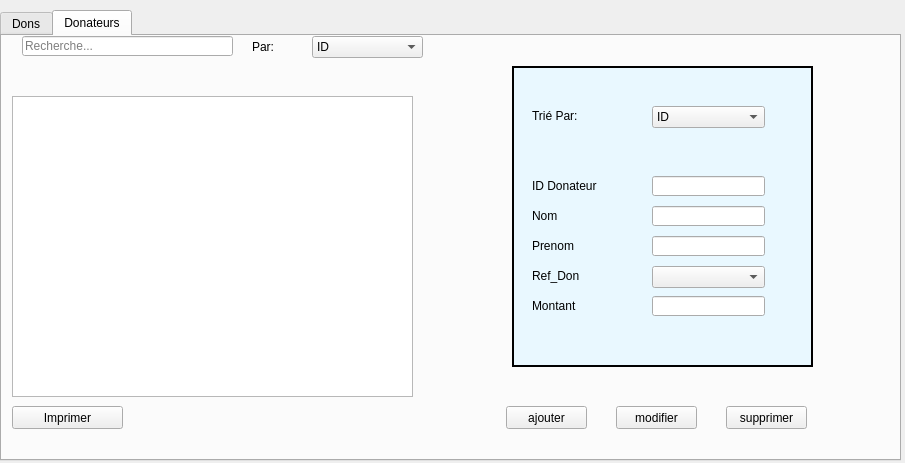
<?xml version="1.0" encoding="UTF-8"?>
<ui version="4.0">
 <class>Don</class>
 <widget class="QDialog" name="Don">
  <property name="geometry">
   <rect>
    <x>0</x>
    <y>0</y>
    <width>905</width>
    <height>463</height>
   </rect>
  </property>
  <property name="windowTitle">
   <string>Don</string>
  </property>
  <widget class="QTabWidget" name="tabWidget">
   <property name="geometry">
    <rect>
     <x>0</x>
     <y>10</y>
     <width>901</width>
     <height>451</height>
    </rect>
   </property>
   <property name="currentIndex">
    <number>1</number>
   </property>
   <widget class="QWidget" name="tab">
    <attribute name="title">
     <string>Dons</string>
    </attribute>
    <widget class="QComboBox" name="ID_DONATEUR">
     <property name="geometry">
      <rect>
       <x>650</x>
       <y>230</y>
       <width>113</width>
       <height>22</height>
      </rect>
     </property>
    </widget>
    <widget class="QLineEdit" name="MONTANT_DON">
     <property name="geometry">
      <rect>
       <x>650</x>
       <y>200</y>
       <width>113</width>
       <height>20</height>
      </rect>
     </property>
    </widget>
    <widget class="QLabel" name="label_2">
     <property name="geometry">
      <rect>
       <x>530</x>
       <y>260</y>
       <width>101</width>
       <height>20</height>
      </rect>
     </property>
     <property name="frameShape">
      <enum>QFrame::NoFrame</enum>
     </property>
     <property name="frameShadow">
      <enum>QFrame::Raised</enum>
     </property>
     <property name="text">
      <string>Date</string>
     </property>
     <property name="wordWrap">
      <bool>false</bool>
     </property>
    </widget>
    <widget class="QLabel" name="label">
     <property name="geometry">
      <rect>
       <x>530</x>
       <y>230</y>
       <width>101</width>
       <height>20</height>
      </rect>
     </property>
     <property name="frameShape">
      <enum>QFrame::NoFrame</enum>
     </property>
     <property name="frameShadow">
      <enum>QFrame::Raised</enum>
     </property>
     <property name="text">
      <string>ID Donateur</string>
     </property>
     <property name="wordWrap">
      <bool>false</bool>
     </property>
    </widget>
    <widget class="QTableView" name="data">
     <property name="geometry">
      <rect>
       <x>10</x>
       <y>60</y>
       <width>401</width>
       <height>301</height>
      </rect>
     </property>
    </widget>
    <widget class="QLabel" name="label_3">
     <property name="geometry">
      <rect>
       <x>530</x>
       <y>170</y>
       <width>101</width>
       <height>20</height>
      </rect>
     </property>
     <property name="frameShape">
      <enum>QFrame::NoFrame</enum>
     </property>
     <property name="frameShadow">
      <enum>QFrame::Raised</enum>
     </property>
     <property name="text">
      <string>ID Don</string>
     </property>
     <property name="wordWrap">
      <bool>false</bool>
     </property>
    </widget>
    <widget class="QLabel" name="label_5">
     <property name="geometry">
      <rect>
       <x>250</x>
       <y>0</y>
       <width>47</width>
       <height>21</height>
      </rect>
     </property>
     <property name="text">
      <string>Par:</string>
     </property>
    </widget>
    <widget class="QPushButton" name="pb_supprimer_3">
     <property name="geometry">
      <rect>
       <x>614</x>
       <y>370</y>
       <width>81</width>
       <height>23</height>
      </rect>
     </property>
     <property name="text">
      <string>modifier</string>
     </property>
    </widget>
    <widget class="QComboBox" name="comboBox">
     <property name="geometry">
      <rect>
       <x>310</x>
       <y>0</y>
       <width>111</width>
       <height>22</height>
      </rect>
     </property>
     <property name="editable">
      <bool>false</bool>
     </property>
     <property name="currentIndex">
      <number>0</number>
     </property>
     <property name="insertPolicy">
      <enum>QComboBox::NoInsert</enum>
     </property>
     <property name="sizeAdjustPolicy">
      <enum>QComboBox::AdjustToContentsOnFirstShow</enum>
     </property>
     <property name="frame">
      <bool>true</bool>
     </property>
     <item>
      <property name="text">
       <string>ID_DON</string>
      </property>
     </item>
     <item>
      <property name="text">
       <string>MONTANT_DON</string>
      </property>
     </item>
     <item>
      <property name="text">
       <string>ID_DONATEUR</string>
      </property>
     </item>
    </widget>
    <widget class="QPushButton" name="pb_ajouter">
     <property name="geometry">
      <rect>
       <x>504</x>
       <y>370</y>
       <width>81</width>
       <height>23</height>
      </rect>
     </property>
     <property name="text">
      <string>ajouter</string>
     </property>
    </widget>
    <widget class="QLineEdit" name="ID_DON">
     <property name="geometry">
      <rect>
       <x>650</x>
       <y>170</y>
       <width>113</width>
       <height>20</height>
      </rect>
     </property>
    </widget>
    <widget class="QFrame" name="frame">
     <property name="geometry">
      <rect>
       <x>510</x>
       <y>30</y>
       <width>301</width>
       <height>301</height>
      </rect>
     </property>
     <property name="styleSheet">
      <string notr="true">background-color:rgb(233,248,255);</string>
     </property>
     <property name="frameShape">
      <enum>QFrame::Box</enum>
     </property>
     <property name="frameShadow">
      <enum>QFrame::Plain</enum>
     </property>
     <property name="lineWidth">
      <number>2</number>
     </property>
     <property name="midLineWidth">
      <number>0</number>
     </property>
     <widget class="QLabel" name="label_17">
      <property name="geometry">
       <rect>
        <x>20</x>
        <y>40</y>
        <width>131</width>
        <height>20</height>
       </rect>
      </property>
      <property name="text">
       <string>Trié Par:</string>
      </property>
     </widget>
    </widget>
    <widget class="QLineEdit" name="lineEdit_id_6">
     <property name="geometry">
      <rect>
       <x>20</x>
       <y>0</y>
       <width>211</width>
       <height>20</height>
      </rect>
     </property>
     <property name="inputMethodHints">
      <set>Qt::ImhNoPredictiveText</set>
     </property>
     <property name="placeholderText">
      <string>Recherche...</string>
     </property>
     <property name="clearButtonEnabled">
      <bool>true</bool>
     </property>
    </widget>
    <widget class="QPushButton" name="pb_supprimer_4">
     <property name="geometry">
      <rect>
       <x>724</x>
       <y>370</y>
       <width>81</width>
       <height>23</height>
      </rect>
     </property>
     <property name="text">
      <string>supprimer</string>
     </property>
    </widget>
    <widget class="QDateEdit" name="DATE">
     <property name="geometry">
      <rect>
       <x>650</x>
       <y>260</y>
       <width>110</width>
       <height>22</height>
      </rect>
     </property>
    </widget>
    <widget class="QComboBox" name="ID_DONATEUR_2">
     <property name="geometry">
      <rect>
       <x>650</x>
       <y>70</y>
       <width>113</width>
       <height>22</height>
      </rect>
     </property>
     <item>
      <property name="text">
       <string>ID_DON</string>
      </property>
     </item>
     <item>
      <property name="text">
       <string>MONTANT_DON</string>
      </property>
     </item>
     <item>
      <property name="text">
       <string>ID_DONATEUR</string>
      </property>
     </item>
    </widget>
    <widget class="QLabel" name="label_4">
     <property name="geometry">
      <rect>
       <x>530</x>
       <y>200</y>
       <width>101</width>
       <height>20</height>
      </rect>
     </property>
     <property name="frameShape">
      <enum>QFrame::NoFrame</enum>
     </property>
     <property name="frameShadow">
      <enum>QFrame::Raised</enum>
     </property>
     <property name="text">
      <string>Montant</string>
     </property>
     <property name="wordWrap">
      <bool>false</bool>
     </property>
    </widget>
    <widget class="QPushButton" name="pushButton">
     <property name="geometry">
      <rect>
       <x>780</x>
       <y>0</y>
       <width>93</width>
       <height>28</height>
      </rect>
     </property>
     <property name="text">
      <string>retour</string>
     </property>
    </widget>
    <widget class="QPushButton" name="pushButton_2">
     <property name="geometry">
      <rect>
       <x>10</x>
       <y>370</y>
       <width>111</width>
       <height>23</height>
      </rect>
     </property>
     <property name="text">
      <string>Imprimer</string>
     </property>
    </widget>
    <zorder>frame</zorder>
    <zorder>ID_DONATEUR</zorder>
    <zorder>MONTANT_DON</zorder>
    <zorder>label_2</zorder>
    <zorder>label</zorder>
    <zorder>data</zorder>
    <zorder>label_3</zorder>
    <zorder>label_5</zorder>
    <zorder>pb_supprimer_3</zorder>
    <zorder>comboBox</zorder>
    <zorder>pb_ajouter</zorder>
    <zorder>ID_DON</zorder>
    <zorder>lineEdit_id_6</zorder>
    <zorder>pb_supprimer_4</zorder>
    <zorder>DATE</zorder>
    <zorder>ID_DONATEUR_2</zorder>
    <zorder>label_4</zorder>
    <zorder>pushButton</zorder>
    <zorder>pushButton_2</zorder>
   </widget>
   <widget class="QWidget" name="tab_2">
    <attribute name="title">
     <string>Donateurs</string>
    </attribute>
    <widget class="QComboBox" name="REF">
     <property name="geometry">
      <rect>
       <x>650</x>
       <y>230</y>
       <width>113</width>
       <height>22</height>
      </rect>
     </property>
    </widget>
    <widget class="QLineEdit" name="PRENOM">
     <property name="geometry">
      <rect>
       <x>650</x>
       <y>200</y>
       <width>113</width>
       <height>20</height>
      </rect>
     </property>
    </widget>
    <widget class="QLabel" name="label_6">
     <property name="geometry">
      <rect>
       <x>530</x>
       <y>260</y>
       <width>101</width>
       <height>20</height>
      </rect>
     </property>
     <property name="frameShape">
      <enum>QFrame::NoFrame</enum>
     </property>
     <property name="frameShadow">
      <enum>QFrame::Raised</enum>
     </property>
     <property name="text">
      <string>Montant</string>
     </property>
     <property name="wordWrap">
      <bool>false</bool>
     </property>
    </widget>
    <widget class="QLabel" name="label_7">
     <property name="geometry">
      <rect>
       <x>530</x>
       <y>230</y>
       <width>101</width>
       <height>20</height>
      </rect>
     </property>
     <property name="frameShape">
      <enum>QFrame::NoFrame</enum>
     </property>
     <property name="frameShadow">
      <enum>QFrame::Raised</enum>
     </property>
     <property name="text">
      <string>Ref_Don</string>
     </property>
     <property name="wordWrap">
      <bool>false</bool>
     </property>
    </widget>
    <widget class="QTableView" name="data_2">
     <property name="geometry">
      <rect>
       <x>10</x>
       <y>60</y>
       <width>401</width>
       <height>301</height>
      </rect>
     </property>
    </widget>
    <widget class="QLabel" name="label_8">
     <property name="geometry">
      <rect>
       <x>530</x>
       <y>170</y>
       <width>101</width>
       <height>20</height>
      </rect>
     </property>
     <property name="frameShape">
      <enum>QFrame::NoFrame</enum>
     </property>
     <property name="frameShadow">
      <enum>QFrame::Raised</enum>
     </property>
     <property name="text">
      <string>Nom</string>
     </property>
     <property name="wordWrap">
      <bool>false</bool>
     </property>
    </widget>
    <widget class="QLabel" name="label_9">
     <property name="geometry">
      <rect>
       <x>250</x>
       <y>0</y>
       <width>47</width>
       <height>21</height>
      </rect>
     </property>
     <property name="text">
      <string>Par:</string>
     </property>
    </widget>
    <widget class="QPushButton" name="pb_supprimer_5">
     <property name="geometry">
      <rect>
       <x>614</x>
       <y>370</y>
       <width>81</width>
       <height>23</height>
      </rect>
     </property>
     <property name="text">
      <string>modifier</string>
     </property>
    </widget>
    <widget class="QComboBox" name="comboBox_2">
     <property name="geometry">
      <rect>
       <x>310</x>
       <y>0</y>
       <width>111</width>
       <height>22</height>
      </rect>
     </property>
     <property name="editable">
      <bool>false</bool>
     </property>
     <property name="currentIndex">
      <number>0</number>
     </property>
     <property name="insertPolicy">
      <enum>QComboBox::NoInsert</enum>
     </property>
     <property name="sizeAdjustPolicy">
      <enum>QComboBox::AdjustToContentsOnFirstShow</enum>
     </property>
     <property name="frame">
      <bool>true</bool>
     </property>
     <item>
      <property name="text">
       <string>ID</string>
      </property>
     </item>
     <item>
      <property name="text">
       <string>NOM</string>
      </property>
     </item>
     <item>
      <property name="text">
       <string>PRENOM</string>
      </property>
     </item>
     <item>
      <property name="text">
       <string>REF_DON</string>
      </property>
     </item>
     <item>
      <property name="text">
       <string>MONTANT</string>
      </property>
     </item>
    </widget>
    <widget class="QPushButton" name="pb_ajouter_2">
     <property name="geometry">
      <rect>
       <x>504</x>
       <y>370</y>
       <width>81</width>
       <height>23</height>
      </rect>
     </property>
     <property name="text">
      <string>ajouter</string>
     </property>
    </widget>
    <widget class="QLineEdit" name="NOM">
     <property name="geometry">
      <rect>
       <x>650</x>
       <y>170</y>
       <width>113</width>
       <height>20</height>
      </rect>
     </property>
    </widget>
    <widget class="QFrame" name="frame_2">
     <property name="geometry">
      <rect>
       <x>510</x>
       <y>30</y>
       <width>301</width>
       <height>301</height>
      </rect>
     </property>
     <property name="styleSheet">
      <string notr="true">background-color:rgb(233,248,255);</string>
     </property>
     <property name="frameShape">
      <enum>QFrame::Box</enum>
     </property>
     <property name="frameShadow">
      <enum>QFrame::Plain</enum>
     </property>
     <property name="lineWidth">
      <number>2</number>
     </property>
     <property name="midLineWidth">
      <number>0</number>
     </property>
     <widget class="QLabel" name="label_18">
      <property name="geometry">
       <rect>
        <x>20</x>
        <y>40</y>
        <width>131</width>
        <height>20</height>
       </rect>
      </property>
      <property name="text">
       <string>Trié Par:</string>
      </property>
     </widget>
    </widget>
    <widget class="QLineEdit" name="lineEdit_id_7">
     <property name="geometry">
      <rect>
       <x>20</x>
       <y>0</y>
       <width>211</width>
       <height>20</height>
      </rect>
     </property>
     <property name="inputMethodHints">
      <set>Qt::ImhNoPredictiveText</set>
     </property>
     <property name="placeholderText">
      <string>Recherche...</string>
     </property>
     <property name="clearButtonEnabled">
      <bool>true</bool>
     </property>
    </widget>
    <widget class="QPushButton" name="pb_supprimer_6">
     <property name="geometry">
      <rect>
       <x>724</x>
       <y>370</y>
       <width>81</width>
       <height>23</height>
      </rect>
     </property>
     <property name="text">
      <string>supprimer</string>
     </property>
    </widget>
    <widget class="QComboBox" name="ID_DONATEUR_4">
     <property name="geometry">
      <rect>
       <x>650</x>
       <y>70</y>
       <width>113</width>
       <height>22</height>
      </rect>
     </property>
     <item>
      <property name="text">
       <string>ID</string>
      </property>
     </item>
     <item>
      <property name="text">
       <string>NOM</string>
      </property>
     </item>
     <item>
      <property name="text">
       <string>PRENOM</string>
      </property>
     </item>
     <item>
      <property name="text">
       <string>REF_DON</string>
      </property>
     </item>
     <item>
      <property name="text">
       <string>MONTANT</string>
      </property>
     </item>
    </widget>
    <widget class="QLabel" name="label_10">
     <property name="geometry">
      <rect>
       <x>530</x>
       <y>200</y>
       <width>101</width>
       <height>20</height>
      </rect>
     </property>
     <property name="frameShape">
      <enum>QFrame::NoFrame</enum>
     </property>
     <property name="frameShadow">
      <enum>QFrame::Raised</enum>
     </property>
     <property name="text">
      <string>Prenom</string>
     </property>
     <property name="wordWrap">
      <bool>false</bool>
     </property>
    </widget>
    <widget class="QLabel" name="label_11">
     <property name="geometry">
      <rect>
       <x>530</x>
       <y>140</y>
       <width>101</width>
       <height>20</height>
      </rect>
     </property>
     <property name="frameShape">
      <enum>QFrame::NoFrame</enum>
     </property>
     <property name="frameShadow">
      <enum>QFrame::Raised</enum>
     </property>
     <property name="text">
      <string>ID Donateur</string>
     </property>
     <property name="wordWrap">
      <bool>false</bool>
     </property>
    </widget>
    <widget class="QLineEdit" name="ID_DONATEUR_3">
     <property name="geometry">
      <rect>
       <x>650</x>
       <y>140</y>
       <width>113</width>
       <height>20</height>
      </rect>
     </property>
    </widget>
    <widget class="QLineEdit" name="MONTANT">
     <property name="geometry">
      <rect>
       <x>650</x>
       <y>260</y>
       <width>113</width>
       <height>20</height>
      </rect>
     </property>
    </widget>
    <widget class="QPushButton" name="pushButton_3">
     <property name="geometry">
      <rect>
       <x>10</x>
       <y>370</y>
       <width>111</width>
       <height>23</height>
      </rect>
     </property>
     <property name="text">
      <string>Imprimer</string>
     </property>
    </widget>
    <zorder>frame_2</zorder>
    <zorder>REF</zorder>
    <zorder>PRENOM</zorder>
    <zorder>label_6</zorder>
    <zorder>label_7</zorder>
    <zorder>data_2</zorder>
    <zorder>label_8</zorder>
    <zorder>label_9</zorder>
    <zorder>pb_supprimer_5</zorder>
    <zorder>comboBox_2</zorder>
    <zorder>pb_ajouter_2</zorder>
    <zorder>NOM</zorder>
    <zorder>lineEdit_id_7</zorder>
    <zorder>pb_supprimer_6</zorder>
    <zorder>ID_DONATEUR_4</zorder>
    <zorder>label_10</zorder>
    <zorder>label_11</zorder>
    <zorder>ID_DONATEUR_3</zorder>
    <zorder>MONTANT</zorder>
    <zorder>pushButton_3</zorder>
   </widget>
  </widget>
 </widget>
 <resources/>
 <connections/>
</ui>
